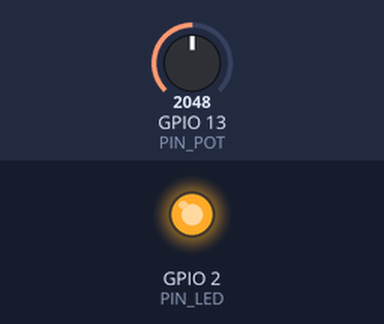
The sketch below on a simulated ESP32. On the bench: output pins drawn as LEDs (lit = HIGH). The inputs (shaded band) are chosen by the test bench; at power-on: GPIO 13 (PIN_POT) = 2048.

Above: at 0.1 s.
Timing chart, 0 to 1.6 s (numbered marks = the images above):
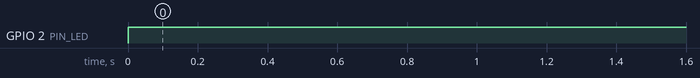

The sketch:

FadeLedSensors_B.ino
```cpp
/*Use the constrain function to restrict the input range to within the 0-255 value expected by the analogWrite() function.
*/
#define PIN_LED 2 //define the led pin
#define CHN 0 //define the pwm channel
#define FRQ 1000 //define the pwm frequency
#define PWM_BIT 8 //define the pwm precision
#define PIN_POT 13 // define potentiometer pin

void setup() {
    ledcSetup(CHN, FRQ, PWM_BIT); //setup pwm channel
    ledcAttachPin(PIN_LED, CHN); //attach the led pin to pwm channel }
}

void loop() {

   int reading = analogRead(PIN_POT);
   reading = constrain(reading, 1000, 2000);
   int LEDvalue = map(reading,1000,2000,0, 255);
   ledcWrite(CHN, reading);
}
```

Measured:
- by itself, GPIO 2 (PIN_LED): LOW → HIGH at 0.00 s
